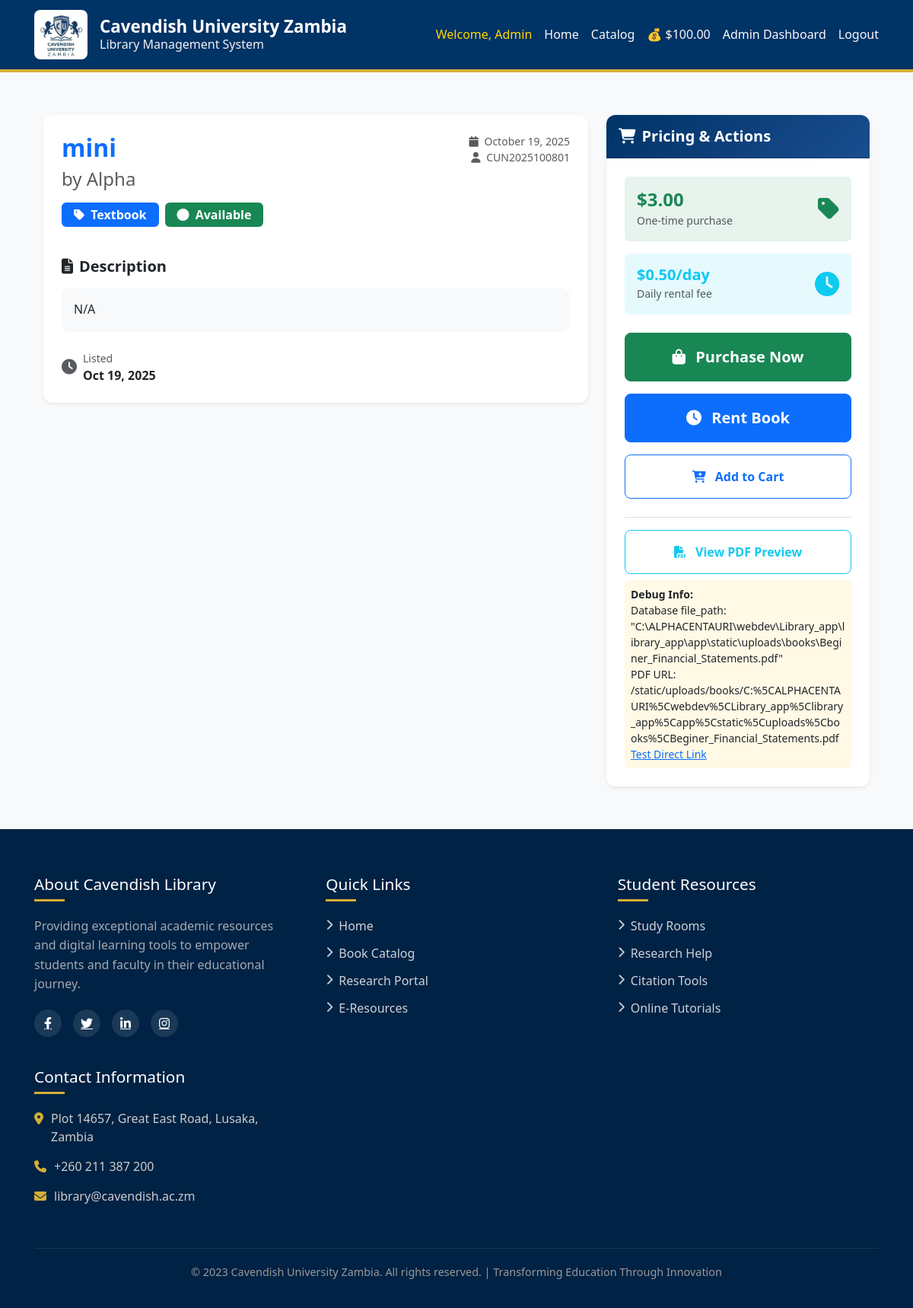
The app's page /books/book/1 (signed in) with its own data.
### app/models.py (models this page shows, shortened)
class User(UserMixin, db.Model):
    __tablename__ = 'users'
    user_id = db.Column(db.Integer, primary_key=True)
    username = db.Column(db.String(64), unique=True, nullable=False, index=True)
    email = db.Column(db.String(120), unique=True, nullable=False, index=True)
    password_hash = db.Column(db.String(256), nullable=False)
    role = db.Column(db.String(20), default='student')  # student, admin
    student_id = db.Column(db.String(20), unique=True, nullable=True, index=True)  # ADDED THIS LINE
    is_active = db.Column(db.Boolean, default=True)
    created_at = db.Column(db.DateTime, default=datetime.utcnow)
    wallet = db.relationship('Wallet', backref='user', uselist=False, lazy=True, cascade='all, delete-orphan')
    books = db.relationship('Book', backref='uploader', lazy='dynamic', cascade='all, delete-orphan')
    transactions = db.relationship('Transaction', backref='user', lazy='dynamic', foreign_keys='Transaction.user_id')
    def is_admin(self):
        return self.role == 'admin'

class Wallet(db.Model):
    __tablename__ = 'wallets'
    wallet_id = db.Column(db.Integer, primary_key=True)
    user_id = db.Column(db.Integer, db.ForeignKey('users.user_id'), unique=True, nullable=False)
    balance = db.Column(db.Float, default=0.0)
    created_at = db.Column(db.DateTime, default=datetime.utcnow)
    updated_at = db.Column(db.DateTime, default=datetime.utcnow, onupdate=datetime.utcnow)

class Book(db.Model):
    __tablename__ = 'books'
    book_id = db.Column(db.Integer, primary_key=True)
    title = db.Column(db.String(200), nullable=False, index=True)
    author = db.Column(db.String(100), nullable=False)
    isbn = db.Column(db.String(20))
    description = db.Column(db.Text)
    price = db.Column(db.Float, default=0.0)  # Sale price
    rental_fee = db.Column(db.Float, default=0.0)  # Daily rental fee
    file_path = db.Column(db.String(500))
    status = db.Column(db.String(20), default='available')  # available, rented, sold
    category = db.Column(db.String(50))
    uploaded_by = db.Column(db.Integer, db.ForeignKey('users.user_id'), nullable=False)
    created_at = db.Column(db.DateTime, default=datetime.utcnow)
    updated_at = db.Column(db.DateTime, default=datetime.utcnow, onupdate=datetime.utcnow)
    transactions = db.relationship('Transaction', backref='book', lazy='dynamic')

### app/books/routes.py (the view)
@bp.route('/book/<int:book_id>')
def book_detail(book_id):
    book = Book.query.get_or_404(book_id)
    return render_template('books/book_detail.html', title=book.title, book=book)

### app/books/templates/books/book_detail.html (shortened to what this page needs)
{% extends "base.html" %}
{% block content %}
<div class="container-fluid py-4">
    <div class="row">
        <div class="col-lg-8">
            <div class="card shadow-sm border-0">
                <div class="card-body p-4">
                    <div class="d-flex justify-content-between align-items-start mb-4">
                        <div>
                            <h1 class="h2 fw-bold text-primary mb-2">{{ book.title }}</h1>
                            <h4 class="text-muted mb-3">by {{ book.author }}</h4>
                            <div class="d-flex gap-2 mb-3">
                                <span class="badge bg-primary fs-6 px-3 py-2">
                                    <i class="fas fa-tag me-1"></i>
                                    {{ book.category|replace('-', ' ')|title }}
                                </span>
                                <span class="badge bg-{{ 'success' if book.status == 'available' else 'warning' }} fs-6 px-3 py-2">
                                    <i class="fas fa-circle me-1"></i>
                                    {{ book.status|title }}
                                </span>
                            </div>
                        </div>
                        <div class="text-end">
                            <div class="text-muted small">
                                <i class="fas fa-calendar me-1"></i>
                                {{ book.created_at.strftime('%B %d, %Y') }}
                            </div>
                            <div class="text-muted small">
                                <i class="fas fa-user me-1"></i>
                                {{ book.uploader.username }}
                            </div>
                        </div>
                    </div>
                    {% if book.description %}
                    <div class="mb-4">
                        <h5 class="fw-bold text-dark mb-3">
                            <i class="fas fa-file-alt me-2"></i>Description
                        </h5>
                        <div class="card bg-light border-0">
                            <div class="card-body">
                                <p class="card-text mb-0" style="line-height: 1.6;">{{ book.description }}</p>
                            </div>
                        </div>
                    </div>
                    {% endif %}
                    <div class="row g-3">
                        <div class="col-md-6">
                            <div class="d-flex align-items-center">
                                <i class="fas fa-clock text-muted me-2 fs-5"></i>
                                <div>
                                    <small class="text-muted d-block">Listed</small>
                                    <strong>{{ book.created_at.strftime('%b %d, %Y') }}</strong>
                                </div>
                            </div>
                        </div>
                    </div>
                </div>
            </div>
        </div>
        <div class="col-lg-4">
            <div class="card shadow-sm border-0 sticky-top" style="top: 20px;">
                <div class="card-header bg-gradient-primary text-white py-3">
                    <h5 class="mb-0 fw-bold">
                        <i class="fas fa-shopping-cart me-2"></i>Pricing & Actions
                    </h5>
                </div>
                <div class="card-body p-4">
                    <div class="mb-4">
                        {% if book.price > 0 %}
                        <div class="d-flex justify-content-between align-items-center mb-3 p-3 bg-success bg-opacity-10 rounded">
                            <div>
                                <h4 class="fw-bold text-success mb-0">${{ "%.2f"|format(book.price) }}</h4>
                                <small class="text-muted">One-time purchase</small>
                            </div>
                            <i class="fas fa-tag text-success fs-2"></i>
                        </div>
                        {% endif %}
                        {% if book.rental_fee > 0 %}
                        <div class="d-flex justify-content-between align-items-center mb-3 p-3 bg-info bg-opacity-10 rounded">
                            <div>
                                <h5 class="fw-bold text-info mb-0">${{ "%.2f"|format(book.rental_fee) }}/day</h5>
                                <small class="text-muted">Daily rental fee</small>
                            </div>
                            <i class="fas fa-clock text-info fs-2"></i>
                        </div>
                        {% endif %}
                    </div>
                    <div class="d-grid gap-3">
                        {% if current_user.is_authenticated and book.status == 'available' %}
                            {% if book.uploaded_by != current_user.user_id %}
                                {% if book.price > 0 %}
                                    <a href="{{ url_for('payments.purchase_book', book_id=book.book_id) }}"
                                       class="btn btn-success btn-lg fw-bold py-3"
                                       onclick="return confirmPurchase({{ book.price }})">
                                        <i class="fas fa-shopping-bag me-2"></i>
                                        Purchase Now
                                    </a>
                                {% endif %}
                                {% if book.rental_fee > 0 %}
                                    <a href="{{ url_for('payments.rent_book', book_id=book.book_id) }}"
                                       class="btn btn-primary btn-lg fw-bold py-3">
                                        <i class="fas fa-clock me-2"></i>
                                        Rent Book
                                    </a>
                                {% endif %}
                                <a href="{{ url_for('payments.add_to_cart', book_id=book.book_id) }}"
                                   class="btn btn-outline-primary py-3 fw-bold">
                                    <i class="fas fa-cart-plus me-2"></i>
                                    Add to Cart
                                </a>
                            {% else %}
                                <div class="text-center p-3 bg-light rounded">
                                    <i class="fas fa-check-circle text-success fs-1 mb-2"></i>
                                    <h6 class="fw-bold text-dark mb-1">Your Book</h6>
                                    <small class="text-muted">This book belongs to you</small>
                                </div>
                            {% endif %}
                        {% elif not current_user.is_authenticated %}
                            <a href="{{ url_for('auth.login') }}" class="btn btn-primary btn-lg fw-bold py-3">
                                <i class="fas fa-sign-in-alt me-2"></i>
                                Login to Purchase/Rent
                            </a>
                        {% else %}
                            <div class="text-center p-3 bg-warning bg-opacity-10 rounded">
                                <i class="fas fa-times-circle text-warning fs-1 mb-2"></i>
                                <h6 class="fw-bold text-dark mb-1">Not Available</h6>
                                <small class="text-muted">This book is currently unavailable</small>
                            </div>
                        {% endif %}
                    </div>
{% if book.file_path %}
<div class="mt-4 pt-3 border-top">
    {% set filename = book.file_path %}
    {% set pdf_url = url_for('static', filename='uploads/books/' + filename) %}
    <a href="{{ pdf_url }}"
       class="btn btn-outline-info w-100 py-3 fw-bold"
       target="_blank">
        <i class="fas fa-file-pdf me-2"></i>
        View PDF Preview
    </a>
    <div class="mt-2 p-2 bg-warning bg-opacity-10 rounded small">
        <strong>Debug Info:</strong><br>
        Database file_path: "{{ book.file_path }}"<br>
        PDF URL: {{ pdf_url }}<br>
        <a href="{{ pdf_url }}" target="_blank" class="text-primary">Test Direct Link</a>
    </div>
</div>
{% endif %}
        </div>
    </div>
</div>
{% endblock %}

### app/templates/base.html (shortened to what this page needs)
<!DOCTYPE html>
<html lang="en">
<head>
    <link href="https://cdn.jsdelivr.net/npm/bootstrap@5.3.2/dist/css/bootstrap.min.css" rel="stylesheet">
    <link rel="stylesheet" href="https://cdnjs.cloudflare.com/ajax/libs/font-awesome/6.4.0/css/all.min.css">
</head>
<body>
    <header class="cavendish-header">
        <div class="container">
            <div class="header-content">
                <div class="header-brand">
                    <img src="{{ url_for('static', filename='photos/logo3.png') }}" alt="Cavendish University" class="header-logo">
                    <div class="header-titles">
                        <h1>Cavendish University Zambia</h1>
                        <h2>Library Management System</h2>
                    </div>
                </div>
                <nav class="header-nav">
                    {% if current_user.is_authenticated %}
                    <div class="nav-user">
                        <span class="user-welcome">Welcome, {{ current_user.username }}</span>
                        <div class="nav-links">
                            <a class="nav-link" href="{{ url_for('main.index') }}">Home</a>
                            <a class="nav-link" href="{{ url_for('books.catalog') }}">Catalog</a>
                            <a class="nav-link" href="{{ url_for('payments.wallet') }}">
                                {% if current_user.wallet %}
                                    💰 ${{ "%.2f"|format(current_user.wallet.balance) }}
                                {% else %}
                                    💰 $0.00
                                {% endif %}
                            </a>
                            {% if current_user.is_admin() %}
                            <a class="nav-link admin-link" href="{{ url_for('admin.dashboard') }}">Admin Dashboard</a>
                            {% endif %}
                            <a class="nav-link logout-link" href="{{ url_for('auth.logout') }}">Logout</a>
                        </div>
                    </div>
                    {% else %}
                    <div class="nav-guest">
                        <a class="nav-link" href="{{ url_for('main.index') }}">Home</a>
                        <a class="nav-link" href="{{ url_for('auth.login') }}">Student Login</a>
                        <a class="nav-link admin-link" href="{{ url_for('auth.login') }}">Admin Login</a>
                    </div>
                    {% endif %}
                </nav>
            </div>
        </div>
    </header>
    <main class="main-content">
        <div class="container">
            {% block content %}{% endblock %}
        </div>
    </main>
    <footer>
        <div class="container">
            <div class="footer-main">
                <div class="footer-grid">
                    <div class="footer-col">
                        <h3>About Cavendish Library</h3>
                        <p>Providing exceptional academic resources and digital learning tools to empower students and faculty in their educational journey.</p>
                        <div class="social-links">
                            <a href="#"><i class="fab fa-facebook-f"></i></a>
                            <a href="#"><i class="fab fa-twitter"></i></a>
                            <a href="#"><i class="fab fa-linkedin-in"></i></a>
                            <a href="#"><i class="fab fa-instagram"></i></a>
                        </div>
                    </div>
                    <div class="footer-col">
                        <h3>Quick Links</h3>
                        <ul class="footer-links">
                            <li><a href="#"><i class="fas fa-chevron-right"></i> Home</a></li>
                            <li><a href="#"><i class="fas fa-chevron-right"></i> Book Catalog</a></li>
                            <li><a href="#"><i class="fas fa-chevron-right"></i> Research Portal</a></li>
                            <li><a href="#"><i class="fas fa-chevron-right"></i> E-Resources</a></li>
                        </ul>
                    </div>
                    <div class="footer-col">
                        <h3>Student Resources</h3>
                        <ul class="footer-links">
                            <li><a href="#"><i class="fas fa-chevron-right"></i> Study Rooms</a></li>
                            <li><a href="#"><i class="fas fa-chevron-right"></i> Research Help</a></li>
                            <li><a href="#"><i class="fas fa-chevron-right"></i> Citation Tools</a></li>
                            <li><a href="#"><i class="fas fa-chevron-right"></i> Online Tutorials</a></li>
                        </ul>
                    </div>
                    <div class="footer-col">
                        <h3>Contact Information</h3>
                        <ul class="footer-links footer-contact">
                            <li>
                                <i class="fas fa-map-marker-alt"></i>
                                <span>Plot 14657, Great East Road, Lusaka, Zambia</span>
                            </li>
                            <li>
                                <i class="fas fa-phone"></i>
                                <span>+260 211 387 200</span>
                            </li>
                            <li>
                                <i class="fas fa-envelope"></i>
                                <span>library@cavendish.ac.zm</span>
                            </li>
                        </ul>
                    </div>
                </div>
            </div>
            <div class="footer-bottom">
                <p>&copy; 2023 Cavendish University Zambia. All rights reserved. | Transforming Education Through Innovation</p>
            </div>
        </div>
    </footer>
</body>
</html>

### records on screen
User: username "Admin"
Wallet: wallet.balance "100.00"
Book: title "mini", author "Alpha", category "Textbook", status "Available", created_at "October 19, 2025", description "N/A", created_at "Oct 19, 2025", price "3.00", rental_fee "0.50", file_path "C:\\ALPHACENTAURI\\webdev\\Library_app\\library_app\\app\\static\\uploads\\books\\Beginer_Financial_Statements.pdf"
User: uploader.username "CUN2025100801"

### other values on screen
{{ pdf_url }} "/static/uploads/books/C:%5CALPHACENTAURI%5Cwebdev%5CLibrary_app%5Clibrary_app%5Capp%5Cstatic%5Cuploads%5Cbooks%5CBeginer_Financial_Statements.pdf"
